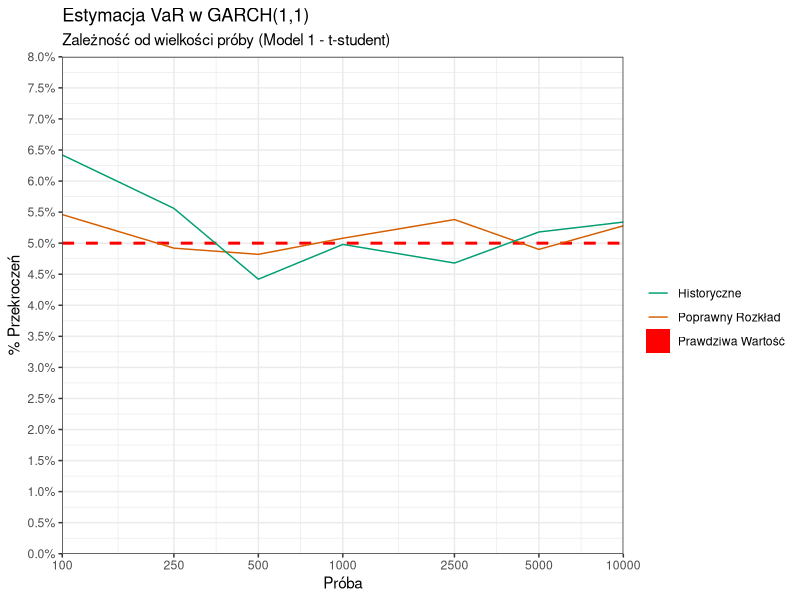
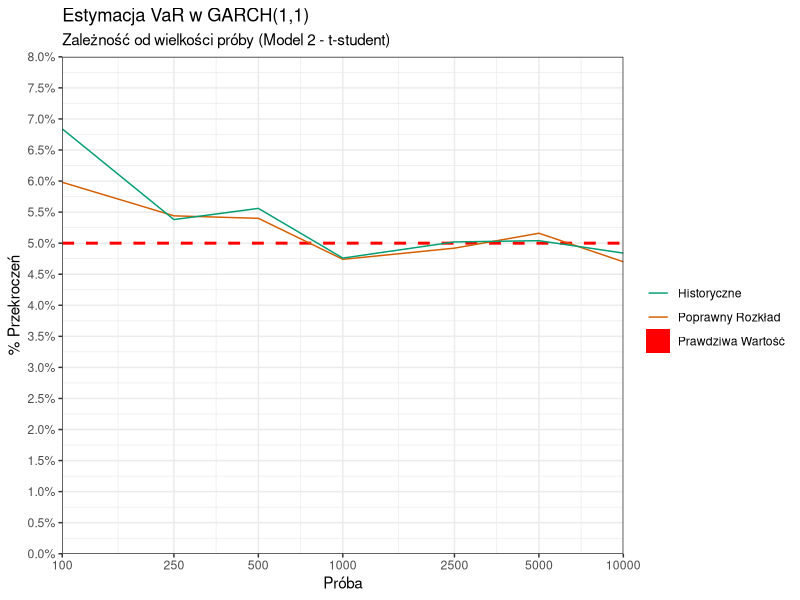
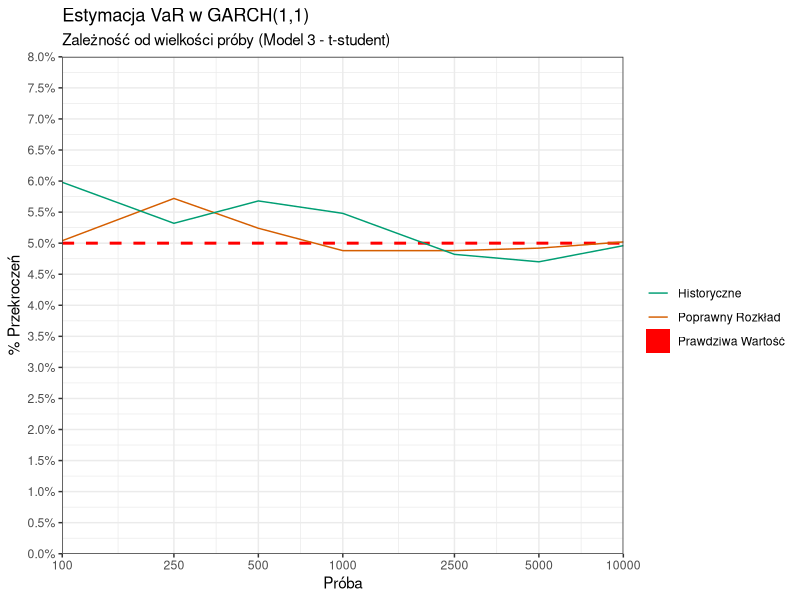
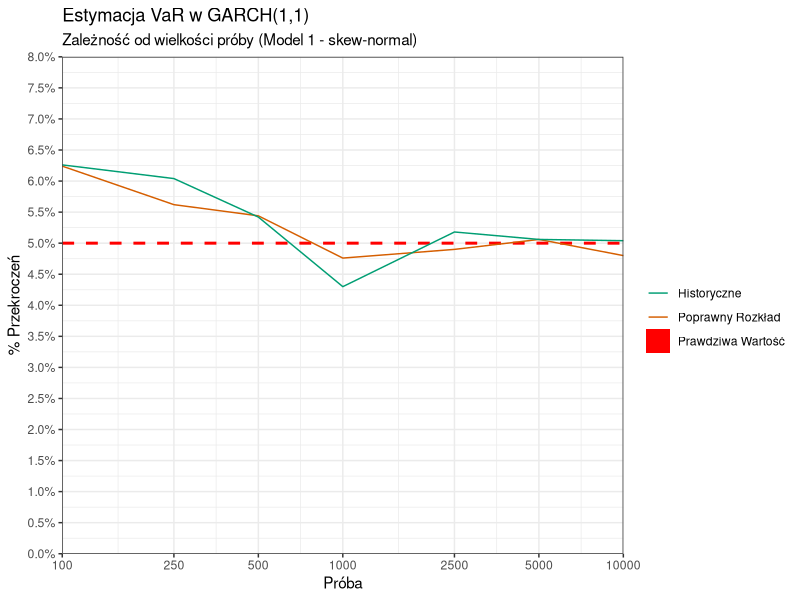
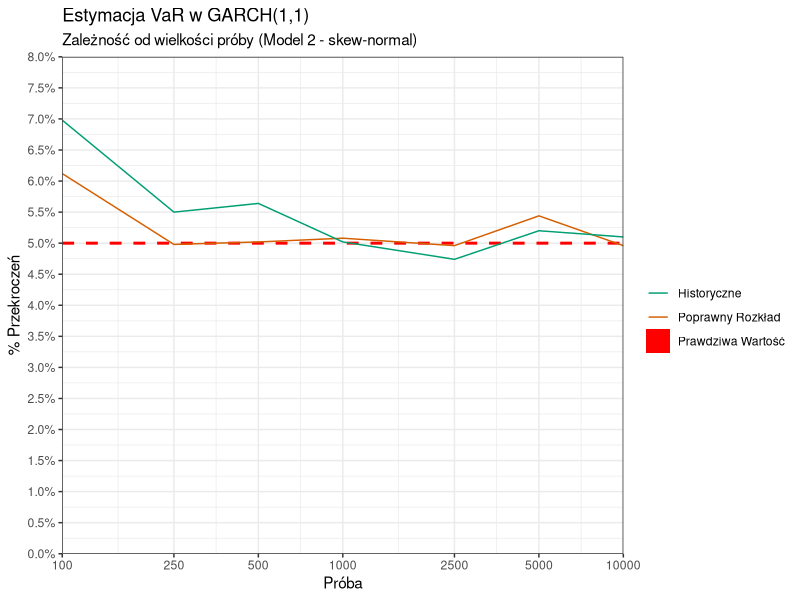
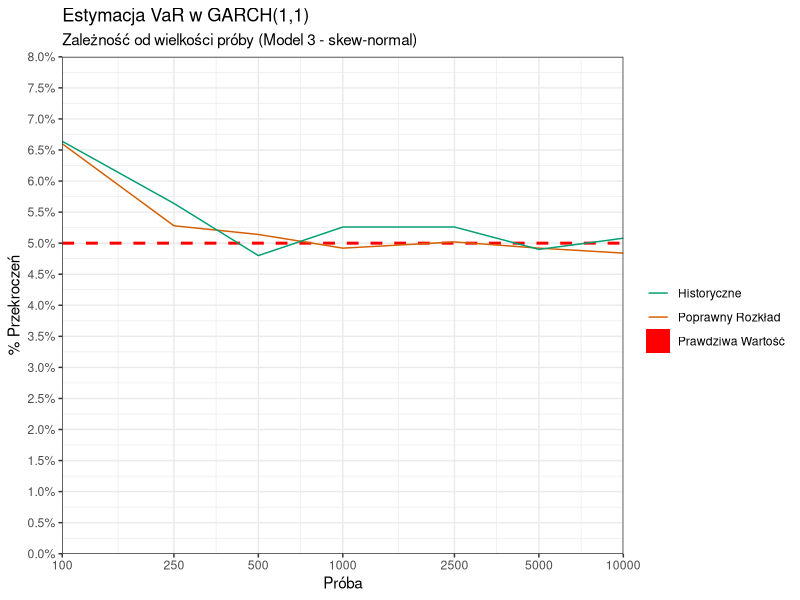

R code for these plots, in order:
## ---- chunk 1
knitr::opts_chunk$set(echo = TRUE, warning = FALSE, message = FALSE)
library(tidyverse)
## ---- chunk 2
n <- c(100, 250, 500, 1000, 2500, 5000, 10000)
colors = c('Poprawny Rozkład' = '#D55E00', 'Historyczne' = '#009E73',
           'Prawdziwa Wartość' = 'red')

plot_VaR <- function(data, mod, dis) {
  if (dis == 'std') {
    dist_name = 't-student'
  }
  else {
    dist_name = 'skew-normal'
  }
  p = data %>%
    filter(model == mod, dist == dis) %>%
    ggplot() +
    geom_hline(aes(color = 'Prawdziwa Wartość', yintercept = 0.05),
             linetype = 'dashed',
             linewidth = 1, key_glyph = draw_key_rect) +
    geom_line(aes(x = n, y = correct, color = 'Poprawny Rozkład')) +
    geom_line(aes(x = n, y = historic, color = 'Historyczne')) +
    ggtitle(label = 'Estymacja VaR w GARCH(1,1)', subtitle = 
          paste0('Zależność od wielkości próby (Model ',
                 mod, ' - ', dist_name, ')')) +
    xlab('Próba') +
    ylab('% Przekroczeń') +
    scale_x_continuous(trans = 'log10', expand = c(0, 0),
                       breaks = n) +
    scale_y_continuous(expand = c(0, 0), limits = c(0, 0.08),
                       breaks = seq(0, 0.1, 0.005),
                       labels = scales::percent) +
    scale_color_manual(values = colors) +
    guides(color = guide_legend('')) +
    theme_bw()
  return(p)
}
## ---- chunk 3
df <- read.csv('Results/VaR.csv')
df_temp <- read.csv('Results/VaRCorrect.csv')
df['correct'] = df_temp['true_VaR']
rm(df_temp)
## ---- chunk 4
plot_VaR(df, 1, 'std')
plot_VaR(df, 2, 'std')
plot_VaR(df, 3, 'std')
## ---- chunk 5
plot_VaR(df, 1, 'snorm')
plot_VaR(df, 2, 'snorm')
plot_VaR(df, 3, 'snorm')
